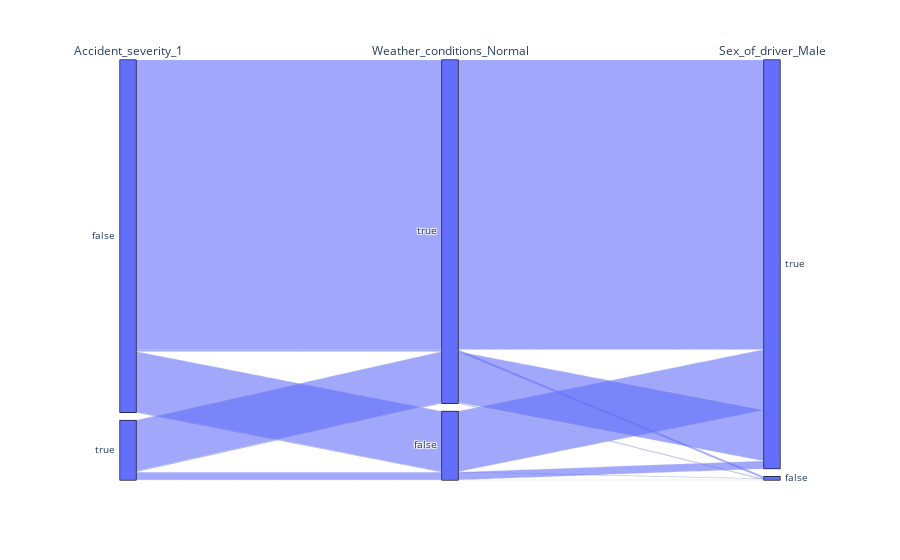

Here is the notebook cell this chart was saved with:
### Code cell
# Wybrane cechy do wizualizacji
selected_columns = ['Accident_severity_1', 'Weather_conditions_Normal', 'Sex_of_driver_Male']
visual_data = data_clean[selected_columns]

# Tworzenie wykresu typu parallel categories diagram
fig = px.parallel_categories(
    visual_data,
    dimensions=selected_columns,
)

# Wyświetlenie wykresu
fig.show()

### Figure 1 — Plotly figure (JSON) as saved in the notebook; plotly's stock layout.template omitted (floating-point values rounded to 4 significant figures; data arrays with more than 128 entries replaced by an {"elided": "..."} marker saying what was removed)
{"data": [{"dimensions": [{"label": "Accident_severity_1", "values": {"elided": "7498 bool values"}}, {"label": "Weather_conditions_Normal", "values": {"elided": "7498 bool values"}}, {"label": "Sex_of_driver_Male", "values": {"elided": "7498 bool values"}}], "domain": {"x": [0, 1], "y": [0, 1]}, "name": "", "type": "parcats"}], "layout": {"legend": {"tracegroupgap": 0}, "margin": {"t": 60}}}
